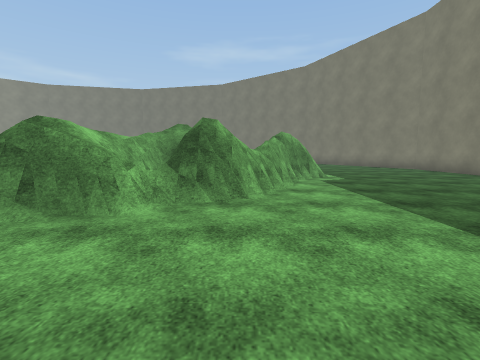
[1] (above)

24 first-person views from a walk through a Unity game level. The camera is 1.4 m above the floor, tilts 6° down and sees 85° across. The floor is counted in squares, 1.8 m on a side. Each view is taken from the middle of a square. On the plan, view 1 faces up. The plan holds only what a view shows up to about 10 squares ahead; the rest is blank. The place goes on beyond the plan. The player is left out. Surface patterns are stand-ins for the level's own textures.

[2]
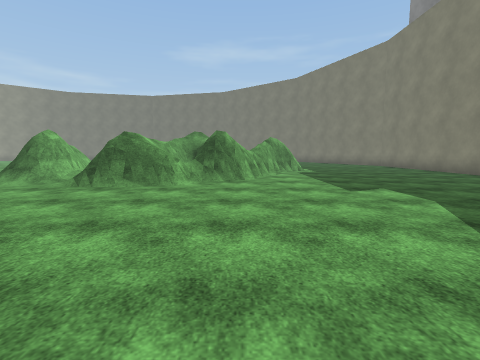

[3]
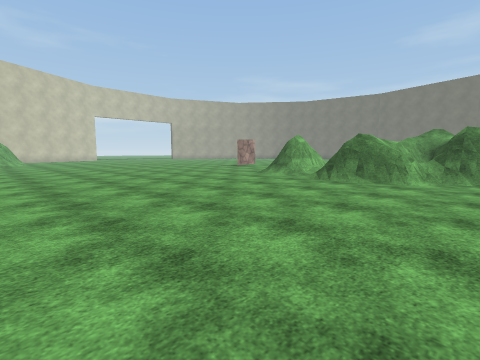

[4]
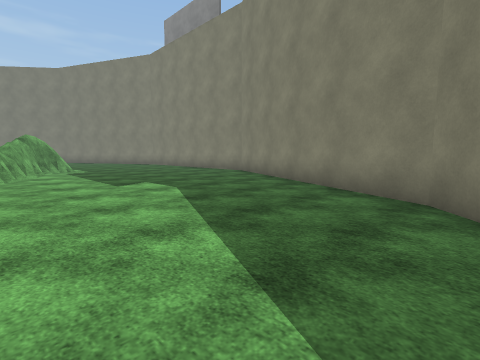

[5]
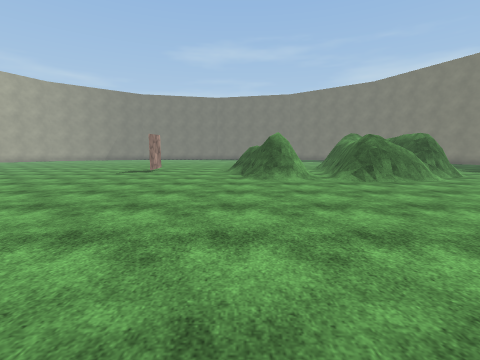

[6]
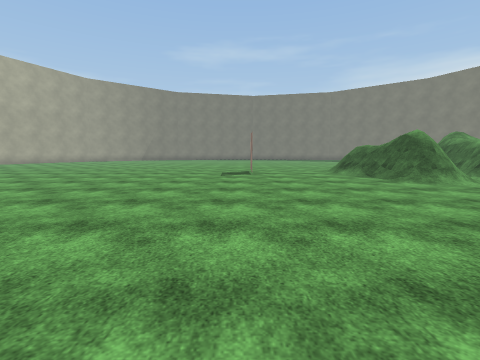

[7]
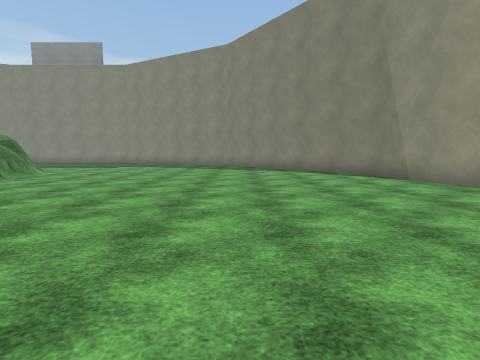

[8]
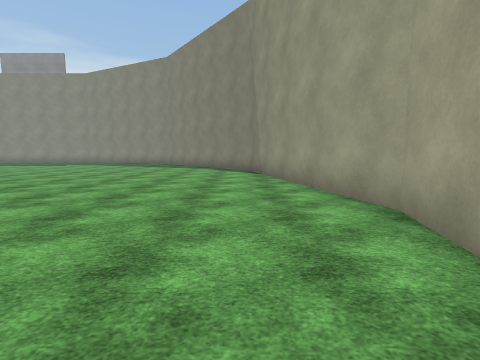

[9]
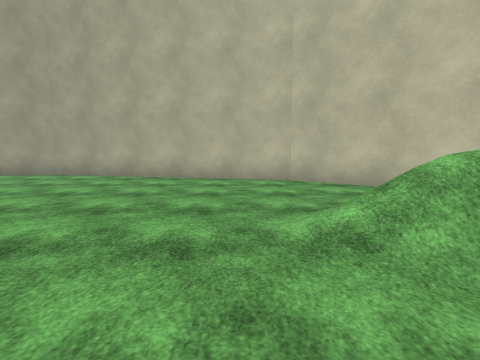

[10]
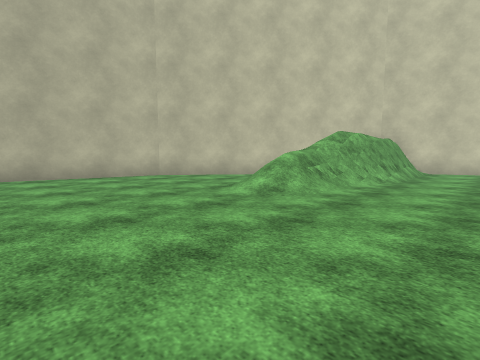

[11]
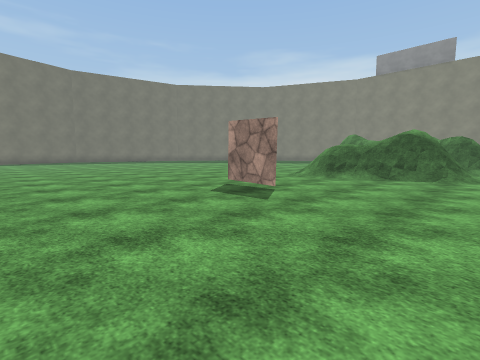

[12]
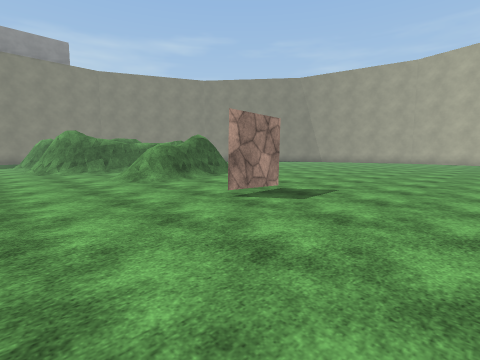

[13]
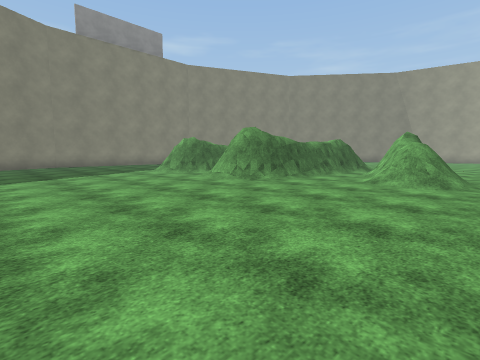

[14]
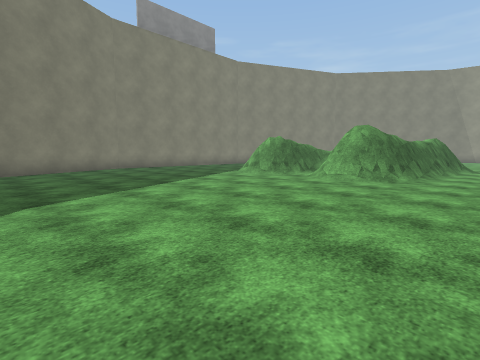

[15]
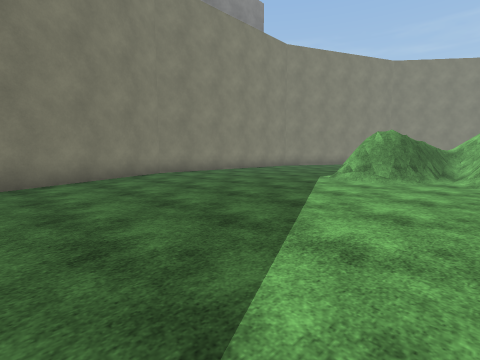

[16]
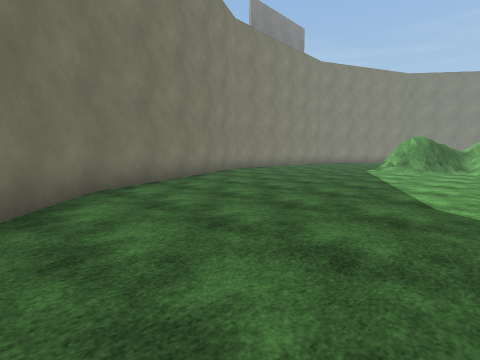

[17]
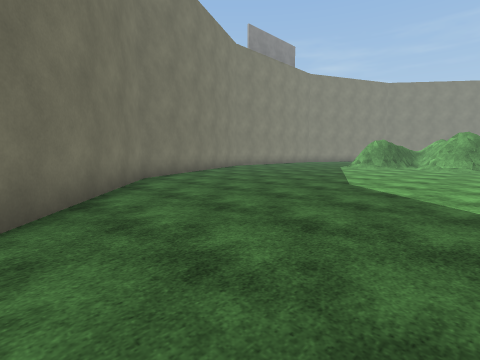

[18]
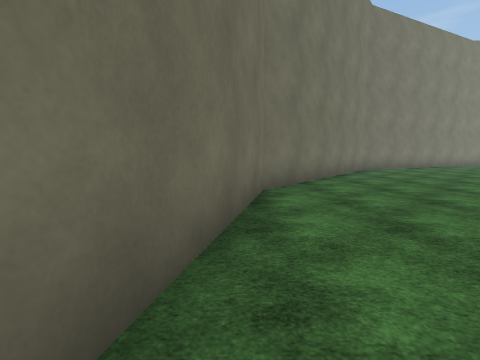

[19]
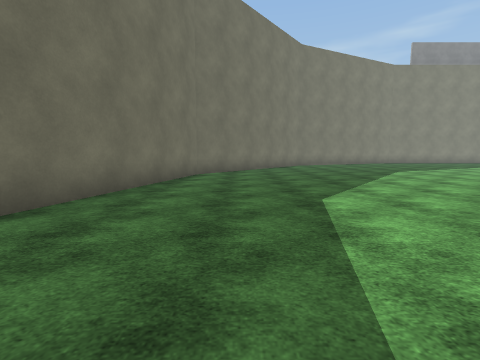

[20]
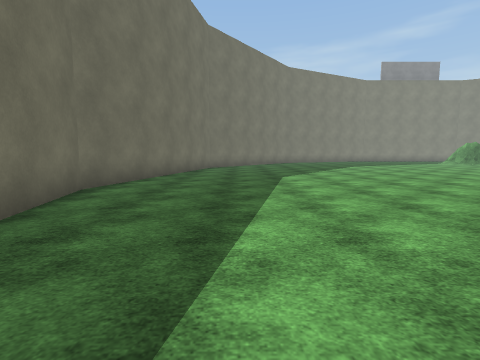

[21]
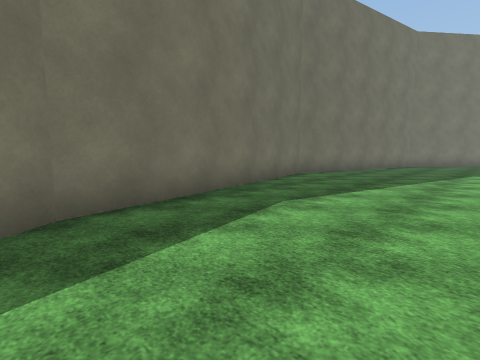

[22]
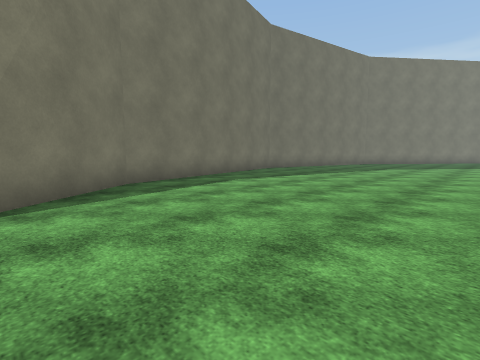

[23]
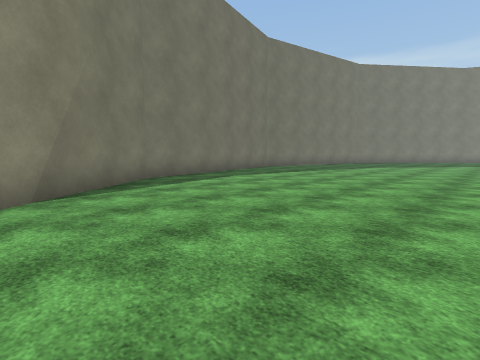

[24]
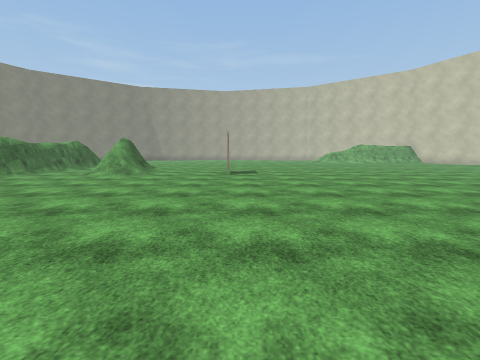

### Floor plan
Points are (right, up) in squares from view 1. A wall is a line through its corners. A room is listed if a view was taken in it or the views show most of it. See-through windows are left out.
Room 1 (views 1, 2, 3, 4, 5, 6, 7, 8, 9, 10, 11, 12, 13, 14, 15, 16, 17, 18, 19, 20, 21, 22, 23, 24)
walls: (-5.6, 6.5) (-5.1, 5.5); (-5.6, 6) (-5.3, 5.6); (-10.6, 6.2) (-10.6, 7.9); (-6.3, 4.3) (-6.5, 5.4); (-6.3, 4.2) (-6.9, 6.2); (-6, 4.3) (-6.2, 4.8) (-6.3, 5.5); (-6.1, 4.2) (-6.4, 5.6); (-6.1, 4.2) (-6.3, 4.5); (-5.6, 4.2) (-6.2, 4.4); (-2.9, 8.2) (-2.7, 8.8); (-2.9, 7.7) (-2.7, 8.4) (-2.5, 8.8); (-2.9, 6.5) (-2.8, 7.6); (-3.6, 5) (-3, 8.4) (-2.6, 9.1); (-2.5, 8.4) (-2.2, 8.8); (-3.4, 4.6) (-2.8, 9); (-1.7, 9.2) (-1.3, 9.1); (-3.2, 3.4) (-3.3, 3.4) (-3.6, 4) (-3.4, 4.9); (-2.4, 3.8) (-3.1, 3.6) (-3.6, 3.9); (-2, 3.6) (-2.4, 3.4); (-2, 3.6) (-3.3, 3.3); (-0.8, 4.4) (-1.4, 4.7); (0.2, 8) (0.6, 9); (0.2, 7) (0.7, 8.7) (1.2, 9.2); (-0.2, 4.7) (-0.9, 4.6); (0.1, 5.5) (-0.2, 4.6) (-1.1, 4.8); (-0.1, 4.9) (-0.4, 4.6); (-0.2, 4.6) (-1.1, 5); (0.6, 8.2) (1.1, 9.2) (1.6, 9.3); (0.4, 5.8) (0.2, 5.1); (0.6, 5.9) (0.2, 5.4); (0.7, 6) (0.1, 4.9); (1, 9) (1.3, 9.2); (1.2, 6.7) (0.8, 6.2); (1.3, 7.4) (1, 6.7); (2, 8.1) (1.5, 7.9) (1.3, 7.5); (2.1, 8.5) (1.4, 8.1); (8.2, 8.9) (8.2, 10.1); (8.2, 5.9) (8.2, 7.1); (-20.7, -2.5) (-19.4, -2.9); (-21, -2.2) (-19, -2.9); (8.1, 12.1) (4.6, 19.5) (-1.7, 24.5) (-9.5, 26.3) (-17.4, 24.5) (-20.9, 21.7); (3.8, -3.9) (4.6, -3.3) (7.5, 2.7); (-21.6, -2.3) (-19.5, -2.7); (-21.5, -2.6) (-20.6, -2.7); (-21.5, -5.1) (-17.4, -8.3) (-9.5, -10.1) (-1.7, -8.3) (-0.8, -7.7)
low walls: (-5.6, 4) (-6.3, 4.3); (-5.9, 3.8) (-6.3, 4.1); (-3.3, 7.5) (-3.3, 8.2); (-5, 4.3) (-5.3, 3.9); (-2.8, 8.8) (-2.3, 9.2); (-2.6, 9.1) (-1.9, 9.4); (-1.4, 9.3) (-0.9, 9.1); (-0.7, 8.7) (-0.5, 7.6); (-1.5, 4.1) (-1.6, 3.5); (0.1, 7.3) (0.3, 8.6); (-0.5, 4.5) (-1, 4.3) (-1.4, 3.8); (-0.6, 4.2) (-1.1, 4.2); (0.6, 8.7) (1, 9.3); (0.6, 9) (1.3, 9.4); (0.8, 5.8) (0, 4.7); (-21.6, -2.2) (-20.5, -2.3)
ways out: gap at (-4, 4)

Positions as (right, up) in squares from view 1, and headings:
1: (0, 0), facing up
2: (0, -3), facing up
3: (0, -4), facing up-left
4: (0, -4), facing up-right
5: (-7, -4), facing up
6: (-11, -3), facing up
7: (-11, -4), facing right
8: (-13, -8), facing right
9: (-16, -1), facing down
10: (-13, 0), facing down-left
11: (-15, 3), facing up-right
12: (-14, 11), facing down-right
13: (-8, 15), facing down-right
14: (-5, 17), facing down-right
15: (-1, 17), facing down-right
16: (-1, 21), facing down-right
17: (-3, 23), facing down-right
18: (-7, 25), facing right
19: (-11, 23), facing right
20: (-15, 23), facing right
21: (-18, 21), facing up-right
22: (-20, 18), facing up-right
23: (-21, 17), facing up-right
24: (-11, 17), facing down
